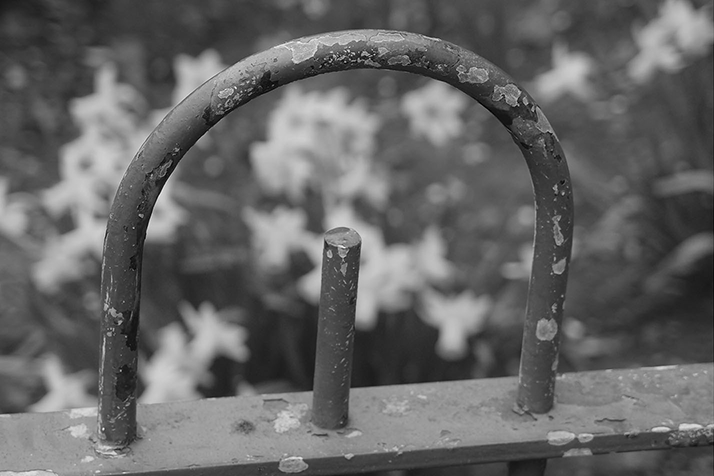
#> input picture HW1/Images/Task4/focus1.tif, 714 x 476 px
$ python q4_p2.py
#> lines starting #> are read from the running program, lines starting #| are printed output that depends on the picture; after the words box and inside, x2 and y2 are one past the last pixel; in counts of white or black regions, pixels touching at a corner belong together
### HW1/q4.py
import numpy as np
import matplotlib.pyplot as plt


def gaussian_kernel(size, sigma=1):
    """Generates a 2D Gaussian kernel."""
    kernel_1d = np.linspace(-(size // 2), size // 2, size)
    x, y = np.meshgrid(kernel_1d, kernel_1d)
    kernel = np.exp(-(x ** 2 + y ** 2) / (2 * sigma ** 2))
    return kernel / np.sum(kernel)


def convolve(image, kernel):
    """Convolves an image with a given kernel."""
    k = kernel.shape[0] // 2
    padded_image = np.pad(image, k, mode='edge')
    convolved_image = np.zeros_like(image)
    for i in range(image.shape[0]):
        for j in range(image.shape[1]):
            region = padded_image[i:i + kernel.shape[0], j:j + kernel.shape[1]]
            convolved_image[i, j] = np.sum(region * kernel)
    return convolved_image


def downsample(image):
    """Downsamples the image by a factor of 2."""
    return image[::2, ::2]


def upsample(image):
    """Upsamples the image by a factor of 2."""
    upsampled = np.zeros((image.shape[0] * 2, image.shape[1] * 2), dtype=image.dtype)
    upsampled[::2, ::2] = image
    kernel = gaussian_kernel(5, sigma=1)
    return convolve(upsampled, kernel)


def gaussian_pyramid(image, levels):
    gp = [image]
    for i in range(1, levels):
        image = downsample(convolve(image, gaussian_kernel(5, sigma=1)))
        gp.append(image)
    return gp


def laplacian_pyramid(gp):
    lp = []
    for i in range(len(gp) - 1):
        GE = upsample(gp[i + 1])
        if GE.shape != gp[i].shape:
            GE = GE[:gp[i].shape[0], :gp[i].shape[1]]
        L = gp[i] - GE
        lp.append(L)
    lp.append(gp[-1])
    return lp


def reconstruct_image(lp):
    image = lp[-1]
    for i in range(len(lp) - 2, -1, -1):
        image = upsample(image)
        if image.shape != lp[i].shape:
            image = image[:lp[i].shape[0], :lp[i].shape[1]]
        image = image + lp[i]
    return image


# Helper function to display images in subplots
# [9 lines left out: function display_images, not called in this run]


# [36 lines that do not run on import are left out]

### HW1/q4_p2.py
import numpy as np
import matplotlib.pyplot as plt
import q4 as a

# Load focus images
focus1 = plt.imread('Images/Task4/focus1.tif')
#> focus1 is the input picture: shape (476, 714); min 0, max 255, mean 101
focus2 = plt.imread('Images/Task4/focus2.tif')
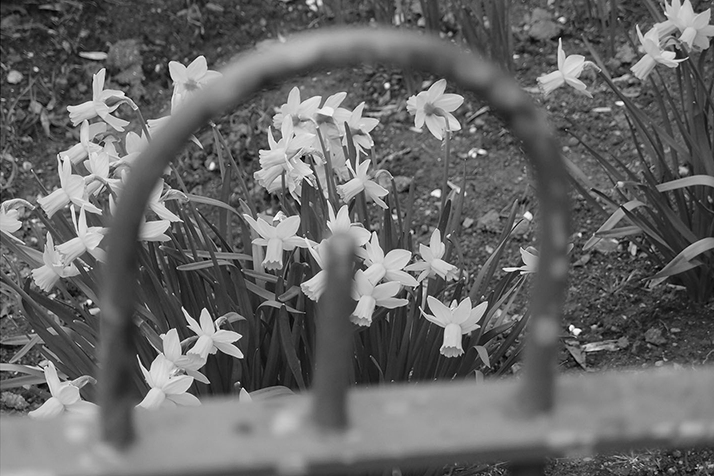
#> input picture HW1/Images/Task4/focus2.tif, 714 x 476 px
#> focus2 is the input picture: shape (476, 714); min 0, max 255, mean 103

# Convert images to grayscale
if focus1.ndim == 3:
    focus1 = np.mean(focus1, axis=2)
if focus2.ndim == 3:
    focus2 = np.mean(focus2, axis=2)


def focus_blend(focus1, focus2, levels):
    # Create Gaussian pyramids
#> called with levels = 4
    gp_focus1 = a.gaussian_pyramid(focus1, levels)
#> after the loop in gaussian_pyramid, `for i in range(1, levels):`: gp = 4 items
#> gp_focus1 = 4 items
    gp_focus2 = a.gaussian_pyramid(focus2, levels)
#> gp_focus2 = 4 items

    # Create Laplacian pyramids
    lp_focus1 = a.laplacian_pyramid(gp_focus1)
#> the loop in laplacian_pyramid, `for i in range(len(gp) - 1):` made 3 passes
#> pass 1, in laplacian_pyramid, `GE = upsample(gp[i + 1])`:
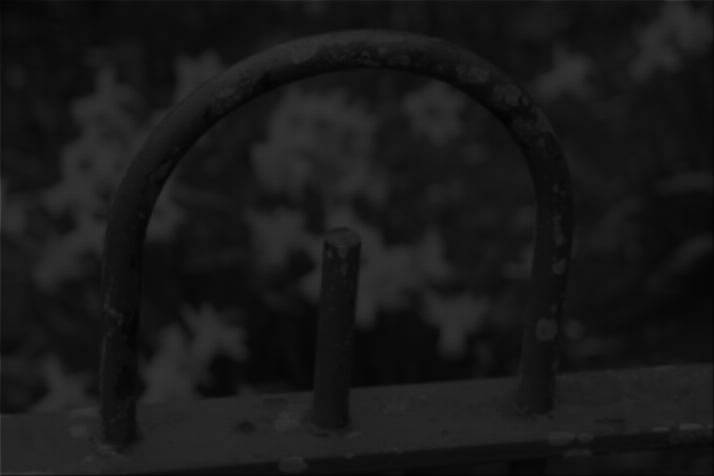
#> GE: shape (476, 714); min 2, max 72, mean 24.6
#> pass 1, in laplacian_pyramid, `L = gp[i] - GE`:
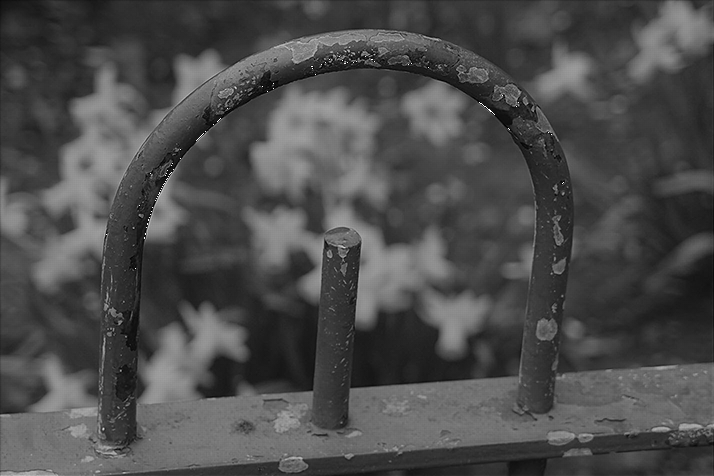
#> L: shape (476, 714); min 0, max 255, mean 76.4
#> after the loop in laplacian_pyramid, `for i in range(len(gp) - 1):`: lp = 3 items
#> lp_focus1 = 4 items
    lp_focus2 = a.laplacian_pyramid(gp_focus2)
#> the loop in laplacian_pyramid (call 2), `for i in range(len(gp) - 1):` made 3 passes
#> pass 1, in laplacian_pyramid (call 2), `L = gp[i] - GE`:
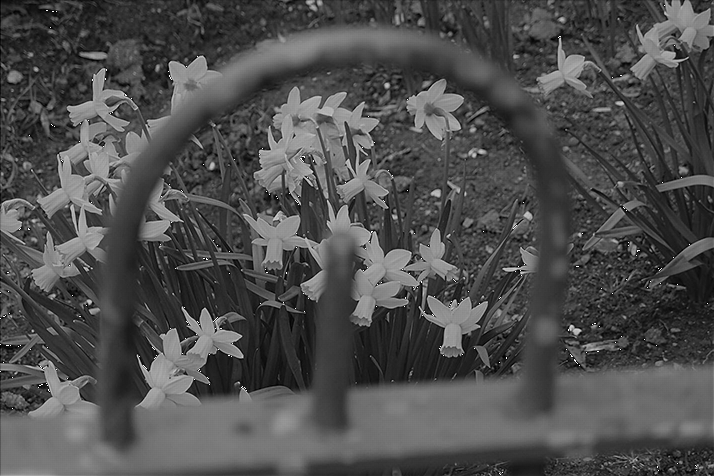
#> L: shape (476, 714); min 0, max 255, mean 78.1
#> lp_focus2 = 4 items

    # Blend Laplacian pyramids
    lp_blend = []
    for l1, l2 in zip(lp_focus1, lp_focus2):
        mask = np.abs(l1) > np.abs(l2)
        blend = l1 * mask + l2 * (1 - mask)
        lp_blend.append(blend)
#> this loop made 4 passes
#> pass 1, in focus_blend, `mask = np.abs(l1) > np.abs(l2)`:
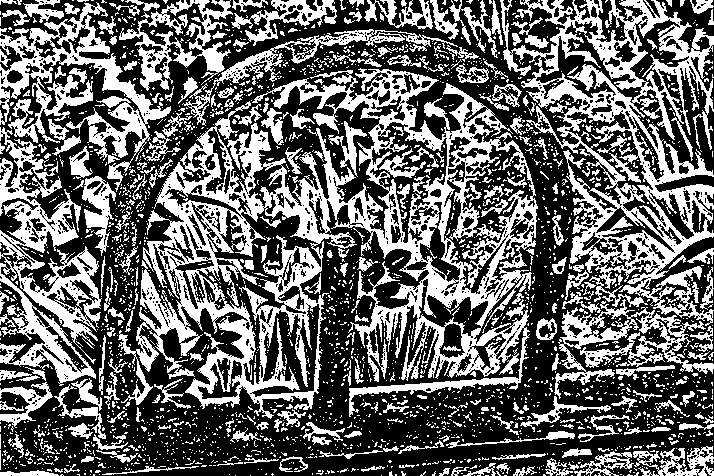
#> mask: shape (476, 714) bool; 40.1% white; 2513 white regions (2233 under 20 px), largest, box (x1, y1, x2, y2) and area: (118, 68, 538, 419) 46350, (500, 0, 714, 326) 22049, (0, 127, 102, 386) 9765
#> after the loop, lp_blend = 4 items

    # Reconstruct the final blended image
    blended_image = a.reconstruct_image(lp_blend)
#> the loop in reconstruct_image, `for i in range(len(lp) - 2, -1, -1):` made 3 passes
#> i on passes 1, 3: 2, 0
#> pass 1, in convolve (call 13), `padded_image = np.pad(image, k, mode='edge')`:
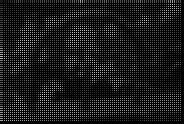
#> padded_image: shape (124, 184) int64; min 0, max 210, mean 25.7
#> pass 1, in reconstruct_image, `image = image + lp[i]`:
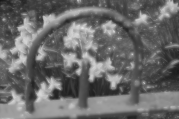
#> image: shape (119, 179) int64; min 23, max 224, mean 106.8
    return blended_image


# Blend the images using focus blending
blended_image = focus_blend(focus1, focus2, 4)

# Displaying the results
#> (the run stopped early here; a loop or call above may not have finished)
